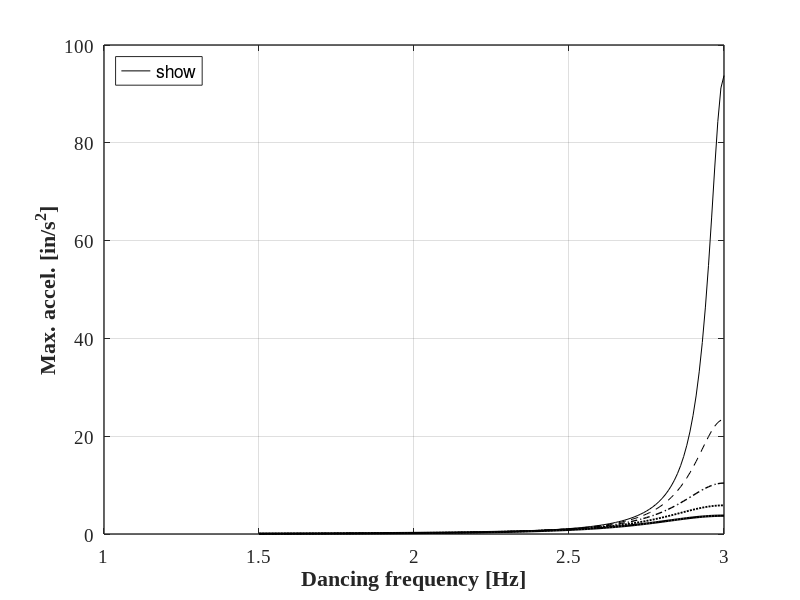

Recreate this plot in MATLAB.
%% Structural Dynamics and Vibration Control(M. Azimi et al.)
%% Example 3-19: Dance Club Example

clear; close all; clc
%% Parameters

f0   = 1.5:0.01:3.0;
beta = f0./3.0;


%% Calculate and Plot Response
i = 0;
figure(1); set(figure(1), 'Position', [200   100   400   300])
    LineType = {'-';'--';'-.';':';'-';'--';'-.';':'};

for zeta = [0.02, 0.04, 0.06, 0.08, 0.10]
    i = i+1;
    Rd(i,:) = 1./(((1-beta.*beta).^2)+((2*zeta*beta).^2));
    maxAcc(i,:) = 0.15.*Rd(i,:).*beta.^2;

    hold on; grid on; box on;
    plt = plot(f0,maxAcc(i,:));
    set(plt,'LineStyle',LineType{i}, 'LineWidth',i/3, 'DisplayName',['\zeta = ',num2str(zeta,'%1.2f')],'Color',[0 0 0]);

    set(gca, 'LineWidth',1, 'FontWeight','normal', 'FontName','Times New Roman', 'FontSize',14)               
    xlabel('Dancing frequency [Hz]', 'fontsize',16, 'fontname','Times New Roman','FontWeight','Bold')
    ylabel('Max. accel. [in/s^2]', 'fontsize',16, 'fontname','Times New Roman','FontWeight','Bold')
    legend('show','location','northwest')

end

%% Print
print('EX_3_19','-dpng')

